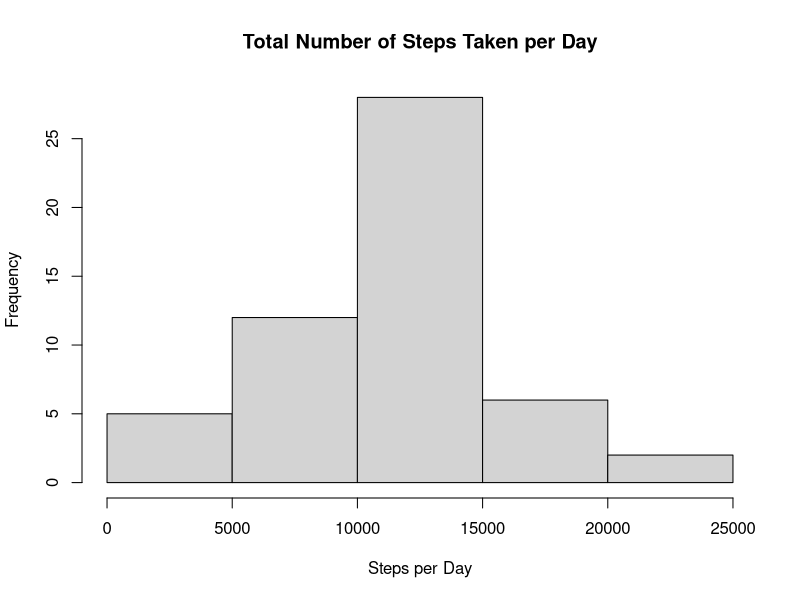
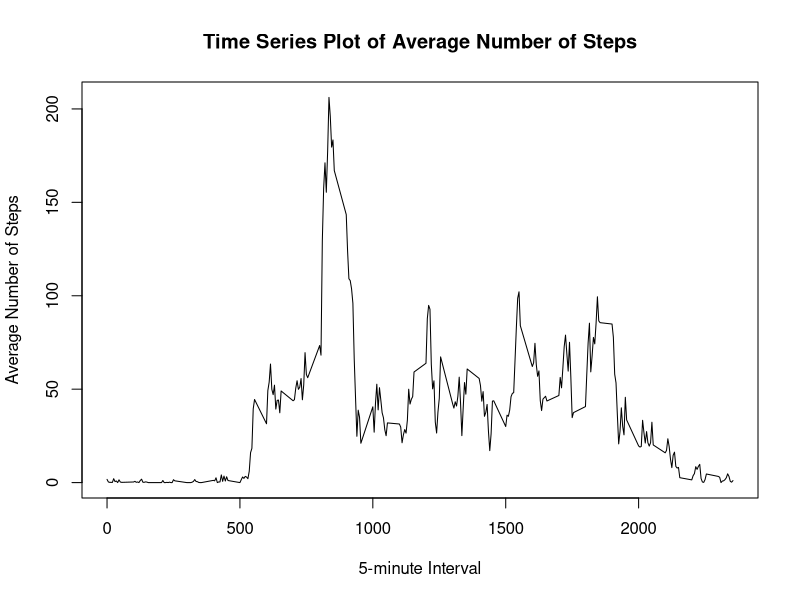
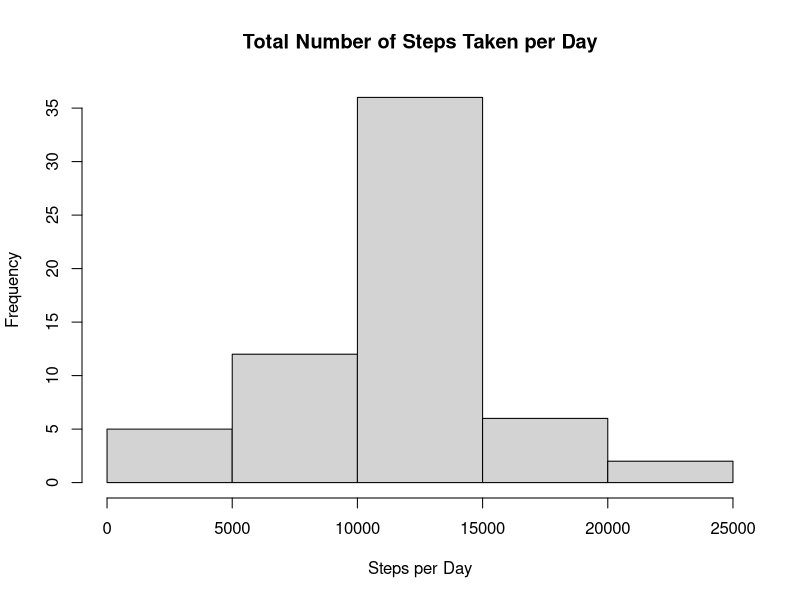
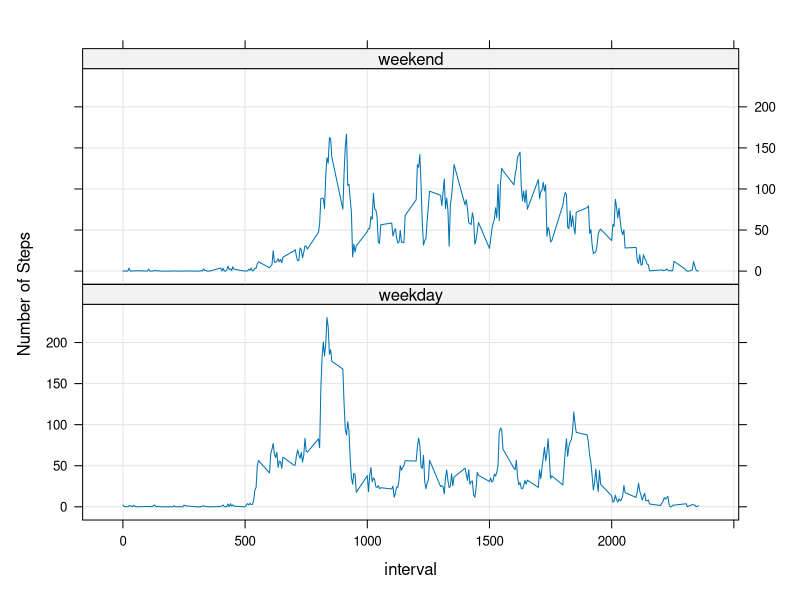

Here is the R script that generated these plots, in order:
## ---- chunk 1
activitydata <- read.csv("activity.csv")
library(lattice)
## ---- chunk 2
PerDay <- aggregate(steps ~ date, activitydata, sum, na.rm = TRUE)
## ---- chunk 3
hist(PerDay$steps, main = "Total Number of Steps Taken per Day", xlab = "Steps per Day")
## ---- chunk 4
summary(PerDay)
## ---- chunk 5
PerInterval <- aggregate(steps ~ interval, activitydata, mean, na.rm = TRUE)
plot(PerInterval$interval, PerInterval$steps, type = "l", main = "Time Series Plot of Average Number of Steps", xlab = "5-minute Interval", ylab = "Average Number of Steps")
## ---- chunk 6
Maximum <- which.max(PerInterval$steps)
PerInterval[Maximum, ]
## ---- chunk 7
sum(is.na(activitydata))
## ---- chunk 8
activitymodified <- activitydata
for(i in 1:nrow(activitymodified)){
        if (is.na(activitymodified$steps[i])){
                intervalno <- activitymodified$interval[i]
                newsteps <- PerInterval[
                        PerInterval$interval == intervalno,]
                activitymodified$steps[i] <- newsteps$steps;
        }
}
PerDayModified <- aggregate(steps ~ date, activitymodified, sum)
## ---- chunk 9
hist(PerDayModified$steps, main = "Total Number of Steps Taken per Day", xlab = "Steps per Day")
## ---- chunk 10
summary(PerDayModified)
## ---- chunk 11
activitymodified['day'] <- weekdays(as.Date(activitymodified$date))
activitymodified$day[activitymodified$day %in% c('Saturday','Sunday')] <- "weekend"
activitymodified$day[activitymodified$day != "weekend"] <- "weekday"
## ---- chunk 12
table(activitymodified$day)
## ---- chunk 13
PerIntervalModified <- aggregate(steps ~ interval + day, data = activitymodified, FUN="mean")
xyplot(steps ~ interval | day, data=PerIntervalModified, type = "l", layout = c(1,2), grid = T, ylab = "Number of Steps")
